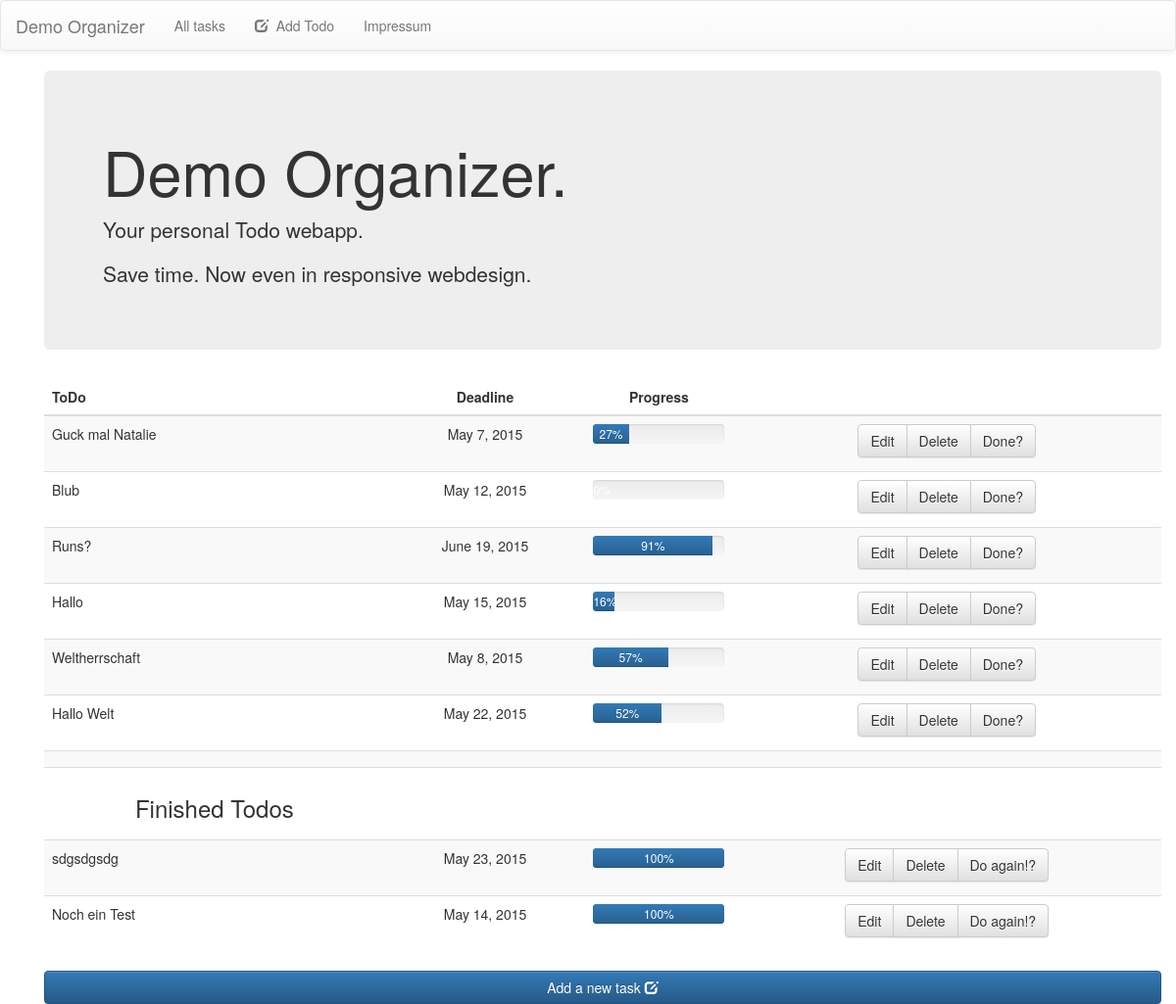
Before: / with the older database file.
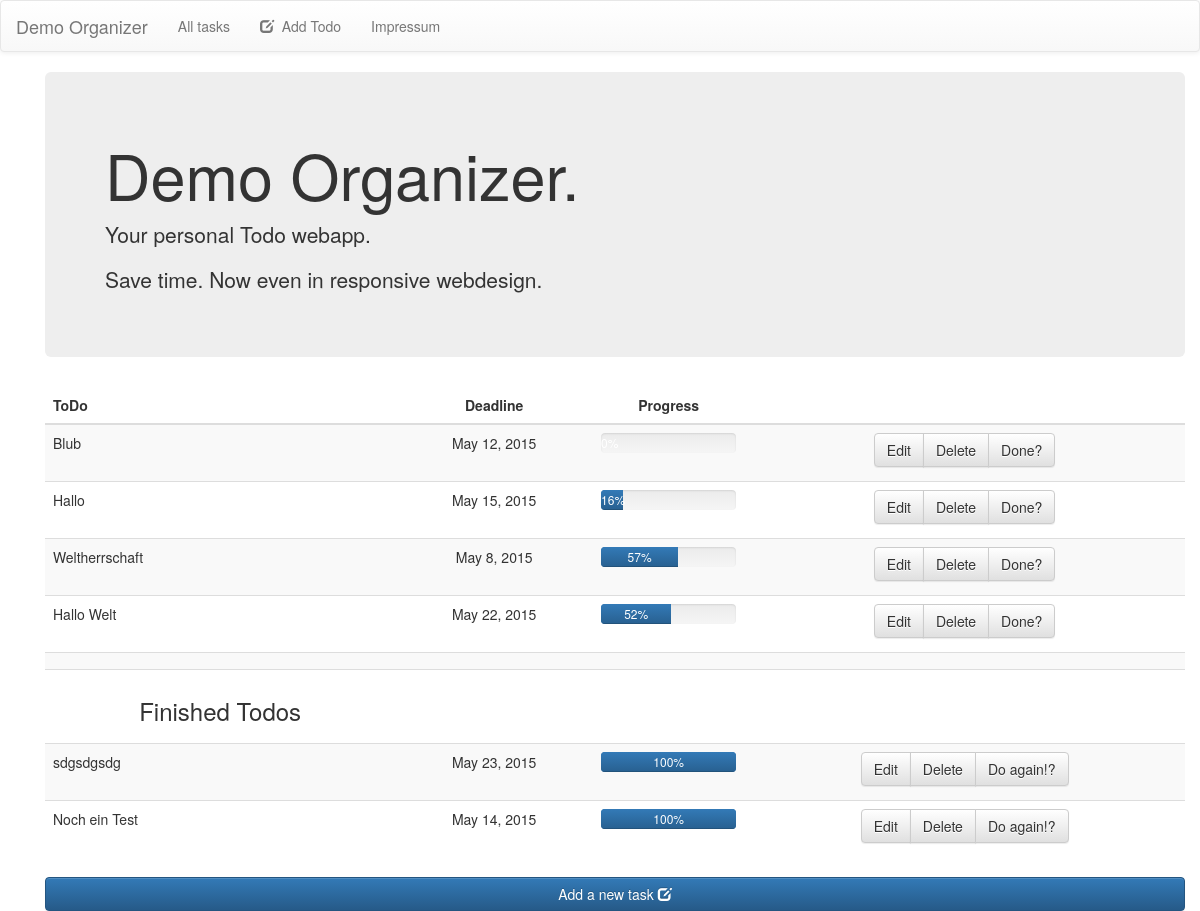
After: the same page with the newer database file.
### todolist/models.py (models this page shows, shortened)
class Todo(models.Model):
    title = models.CharField(max_length=160)
    deadline = models.DateField('Deadline')
    progress = models.DecimalField(max_digits=3, decimal_places=0)

### todolist/views.py (the view)
# urls.py: url(r'^$', views.IndexView.as_view(), name='index'),
class IndexView(ListView):
    template_name = 'index.html'
    model = Todo

### todolist/templates/index.html (shortened to what this page needs)
{% extends "base_page.html" %}
{% block content %}
        <div class="container">
           <div class="jumbotron">
            <h1>Demo Organizer.</h1>
            <p>Your personal Todo webapp.</p>
            <p>Save time. Now even in responsive webdesign.</p>
          </div>
        </div>
        <div class="container">
        <table class="text-center table table-striped table-hover">
          <thead>
            <tr>
              <th class="text-left">ToDo</th>
              <th class="text-center">Deadline</th>
              <th class="text-center">Progress</th>
              <th class="text-right"></th>
            </tr>
          </thead>
          <tbody>
            {% for todo in object_list %}
              {% if todo.progress < 100  %}
                <tr>
                  <td class="text-left">{{todo.title}}</td>
                  <td> {{todo.deadline}}</td>
                  <td>
                    <div class="progress">
                      <div class="progress-bar" role="progressbar" aria-valuenow="{{todo.progress}}" aria-valuemin="0" aria-valuemax="100" style="width: {{todo.progress}}%">
                        {{todo.progress}}%
                      </div>
                    </div>
                  </td>
                  <td >
                    <div class="btn-group">
                      <a href="edit/{{todo.id}}" role="button" class="btn btn-default">Edit</a>
                      <a href="delete/{{todo.id}}" role="button" class="btn btn-default">Delete</a>
                      <a href="finish/{{todo.id}}" role="button" class="btn btn-default">Done?</a>
                    </div>
                  </td>
                </tr>
              {% endif %}
            {% endfor %}
            <tr>
              <td></td>
              <td></td>
              <td></td>
              <td></td>
            </tr>
            <tr>
              <td><h3>Finished Todos</h3></td>
              <td></td>
              <td></td>
              <td></td>
            </tr>
            {% for todo in object_list %}
              {% if todo.progress >= 100  %}
                <tr>
                  <td class="text-left">{{todo.title}}</td>
                  <td> {{todo.deadline}}</td>
                  <td>
                    <div class="progress">
                      <div class="progress-bar" role="progressbar" aria-valuenow="{{todo.progress}}" aria-valuemin="0" aria-valuemax="100" style="width: {{todo.progress}}%">
                        {{todo.progress}}%
                      </div>
                    </div>
                  </td>
                  <td >
                    <div class="btn-group">
                      <a href="edit/{{todo.id}}" role="button" class="btn btn-default">Edit</a>
                      <a href="delete/{{todo.id}}" role="button" class="btn btn-default">Delete</a>
                      <a href="reset/{{todo.id}}" role="button" class="btn btn-default">Do again!?</a>
                    </div>
                  </td>
                </tr>
              {% endif %}
            {% endfor %}
          </tbody>
        </table>
        </div>
          <div class="container">
              <a href="add.html" role="button" class="btn btn-primary btn-block">Add a new task
              <span class="glyphicon glyphicon-edit"></span></a>
          </div>
  {% endblock %}

Changed rows visible on the page:
removed Todo: title "Guck mal Natalie", deadline "May 7, 2015", progress "27", shown under "Demo Organizer."
removed Todo: title "Runs?", deadline "June 19, 2015", progress "91", shown under "Demo Organizer."
